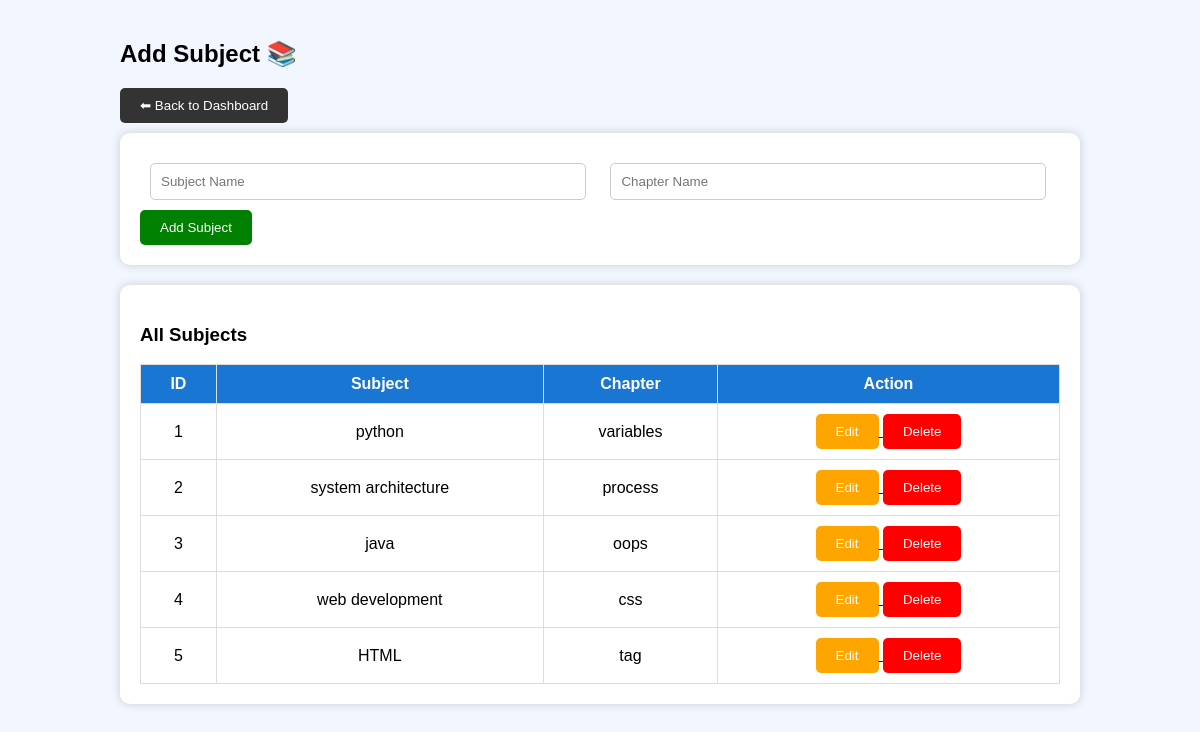
The app's page /add_subject (signed in) with its own data.
### models.py (models this page shows, shortened)
class Subject(db.Model):
    id = db.Column(db.Integer, primary_key=True)
    subject_name = db.Column(db.String(100), unique=True, nullable=False)
    chapter_name = db.Column(db.String(100), nullable=False)
    teacher_id = db.Column(db.Integer, db.ForeignKey('user.id'))
    quizzes = db.relationship('Quiz', backref='subject', lazy=True)

### app.py (the view, shortened to what this page needs)
@app.route('/add_subject', methods=['GET', 'POST'])
def add_subject():
    if session.get('role') != 'admin':
        return redirect('/')
    return render_template(
        'add_subject.html',
        subjects=Subject.query.all()
    )

### templates/add_subject.html (shortened to what this page needs)
<!DOCTYPE html>
<html>
<head>
</head>
<body>
<div class="container">
    <h2>Add Subject 📚</h2>
    <a href="/admin_dashboard">
        <button type="button" style="background:#333; margin-bottom:10px;">
            ⬅ Back to Dashboard
        </button>
    </a>
    <div class="box">
        <form method="POST">
            <input type="text" name="subject_name" placeholder="Subject Name" required>
            <input type="text" name="chapter_name" placeholder="Chapter Name" required>
            <button type="submit">Add Subject</button>
        </form>
    </div>
    <div class="box">
        <h3>All Subjects</h3>
        <table>
            <tr>
                <th>ID</th>
                <th>Subject</th>
                <th>Chapter</th>
                <th>Action</th>
            </tr>
            {% for subject in subjects %}
            <tr>
                <td>{{ subject.id }}</td>
                <td>{{ subject.subject_name }}</td>
                <td>{{ subject.chapter_name }}</td>
                <td>
                    <a href="/edit_subject/{{ subject.id }}">
                        <button style="background:orange;">Edit</button>
                    </a>
                    <a href="/delete_subject/{{ subject.id }}"
                       onclick="return confirm('Delete?')">
                        <button style="background:red;">Delete</button>
                    </a>
                </td>
            </tr>
            {% endfor %}
        </table>
    </div>
</div>
</body>
</html>

### templates/add_subject.html (style rules this page uses)
body { font-family:Arial; background:#f2f6ff; margin:0; }
.container { width:80%; margin:auto; padding:20px; }
.box { background:white; padding:20px; border-radius:10px; box-shadow:0px 0px 10px #ccc; margin-bottom:20px; }
input { width:45%; padding:10px; margin:10px; border:1px solid #ccc; border-radius:5px; }
button { padding:10px 20px; background:green; color:white; border:none; border-radius:5px; cursor:pointer; }
table { width:100%; border-collapse:collapse; background:white; }
th,td { border:1px solid #ddd; padding:10px; text-align:center; }
th { background:#1976d2; color:white; }

### records on screen
Subject: id "1", subject_name "python", chapter_name "variables"
Subject: id "2", subject_name "system architecture", chapter_name "process"
Subject: id "3", subject_name "java", chapter_name "oops"
Subject: id "4", subject_name "web development", chapter_name "css"
Subject: id "5", subject_name "HTML", chapter_name "tag"
